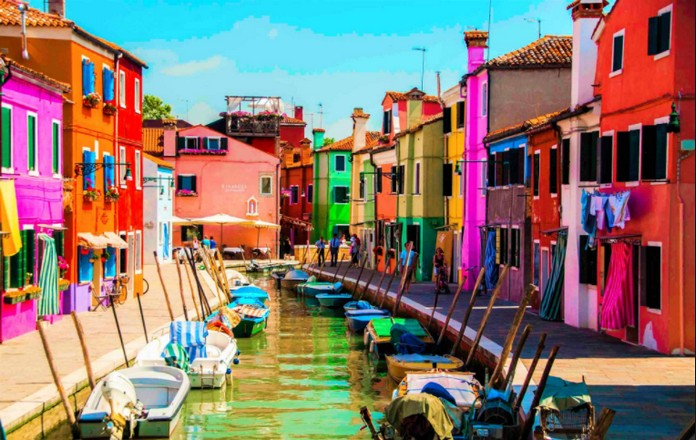
#> input picture Assets/img1.jpg, 696 x 440 px, given in place of the camera
$ python shape_detection_webcam.py
#> lines starting #> are read from the running program, lines starting #| are printed output that depends on the picture; after the words box and inside, x2 and y2 are one past the last pixel; in counts of white or black regions, pixels touching at a corner belong together
import cv2
import numpy as np

def empty(a):
    pass

def getgdContours(img,output_img):
    contours,hierachy =  cv2.findContours(img,cv2.RETR_EXTERNAL,cv2.CHAIN_APPROX_NONE)
    for cnt in contours:
        areaMin = cv2.getTrackbarPos('Min Area',windowName)
        areaMax = cv2.getTrackbarPos('Max Area',windowName)
        print(windowName)
        area = cv2.contourArea(cnt)
        if area > areaMin and area<= areaMax:
            cv2.drawContours(output_img,cnt,-1,(255,0,255),3)
            peri = cv2.arcLength(cnt,True)
            approx = cv2.approxPolyDP(cnt,.02*peri, True)
            x, y, w, h = cv2.boundingRect(approx)
            cv2.rectangle(output_frame, (x,y), (x+w,y+h), (0,255,0), 4)
            cv2.putText(output_frame,
                        "Area :" + str(int(area)),
                        (x+w+20,y+20),
                        cv2.FONT_HERSHEY_SIMPLEX,
                        .7,
                        (0,255,0))


# * Creating the Window
windowName = 'Shape Detection'        # Window Name
cv2.namedWindow(windowName)

# * Adding the Track pad
cv2.createTrackbar('Threshold 1',windowName,0,255,empty)
cv2.createTrackbar('Threshold 2',windowName,0,255,empty)
cv2.createTrackbar('Min Area',windowName,5000,30000,empty)
cv2.createTrackbar('Max Area',windowName,100000,100000,empty)

# * Creating the Webcam Instance
cam = cv2.VideoCapture(0)
# address = 'http://192.168.0.100:4747/video'
# cam.open(address)


# Start Video Rolling
while True:
    isTrue, frame = cam.read()              # Reading the Frames
#> frame is the input picture: shape (440, 696, 3); mean B, G, R 109, 119.4, 139.7

    output_frame = frame.copy()

    # Blurring the frame
    frameBlur = cv2.GaussianBlur(frame,(5,5),3)
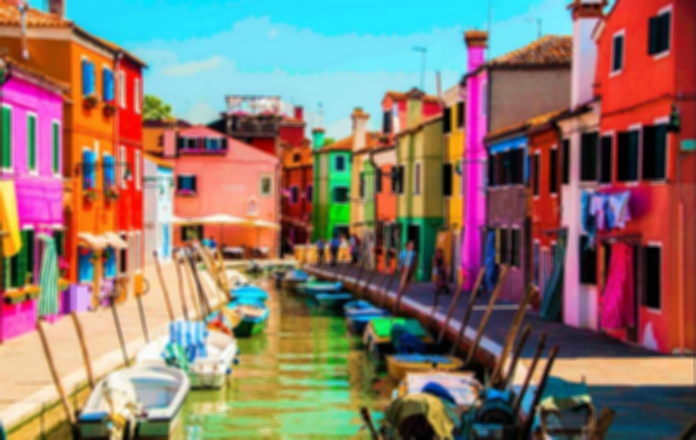
#> frameBlur: shape (440, 696, 3); mean B, G, R 109.1, 119.4, 139.8

    # converting into gray scale
    frameGray = cv2.cvtColor(frameBlur,cv2.COLOR_BGR2GRAY)
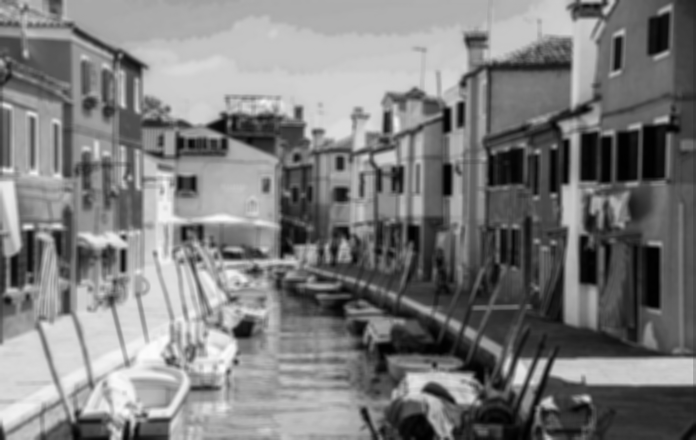
#> frameGray: shape (440, 696); min 0, max 252, mean 124.3

    # using of Canny
    threshold1 = cv2.getTrackbarPos('Threshold 1',windowName)
    threshold2 = cv2.getTrackbarPos('Threshold 2',windowName)
    frameCanny = cv2.Canny(frameGray,threshold1,threshold2)
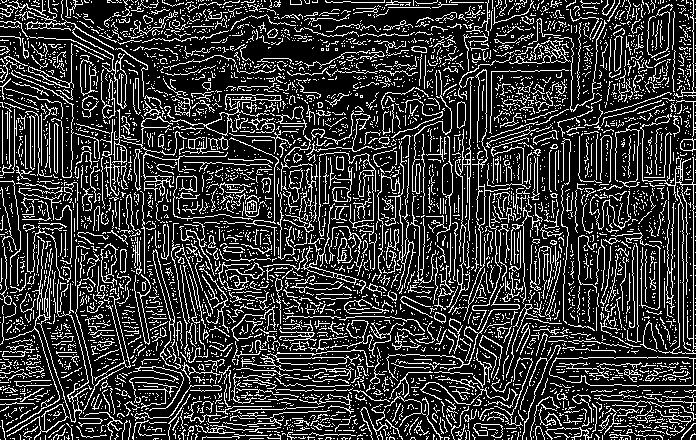
#> frameCanny: shape (440, 696); 21.3% white in thin lines or dots

    # diloation
    kernel = np.ones((5,5))
    frameDilate = cv2.dilate(frameCanny,kernel,iterations=1)
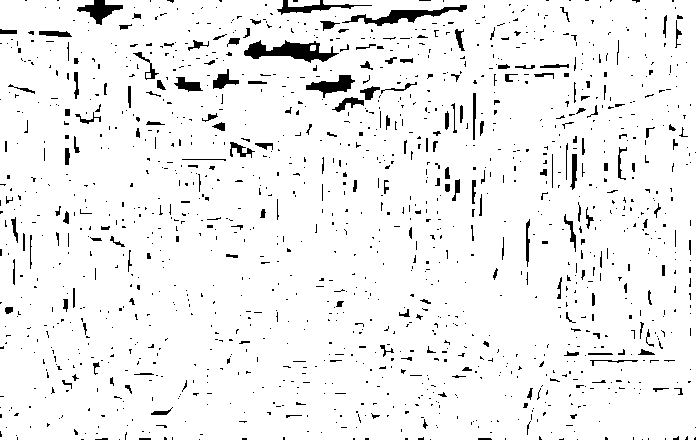
#> frameDilate: shape (440, 696); 94.5% white; 1376 black regions (1188 under 20 px)

    getgdContours(frameDilate,output_frame)
#> in getgdContours, `contours,hierachy =  cv2.findContours(img,cv2.RETR_EXTERNAL,cv2.CHAIN_..`: contours = 2 contours; box (x1, y1, x2, y2) and area: (0, 0, 696, 440) 303408, (288, 0, 320, 7) 152
#> in getgdContours, `area = cv2.contourArea(cnt)`: area = 152

    # Display
    cv2.imshow(windowName,output_frame)

    # Creating the Exit Pole
    if cv2.waitKey(1) & 0xFF == 27:
#> (key Esc is pressed here)
        break

cam.release()               # Releasing the instance
cv2.destroyAllWindows()     # Destroing the windows

$ run again, on Assets/Air_Canvas-clearmode.png
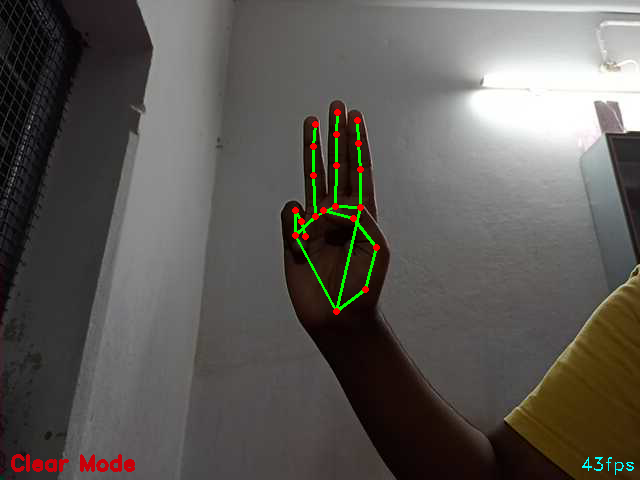
#> input picture Assets/Air_Canvas-clearmode.png, 640 x 480 px, given in place of the camera
#> frame is the input picture: shape (480, 640, 3); mean B, G, R 84.6, 89, 92.3
#> `frameCanny = cv2.Canny(frameGray,threshold1,threshold2)`:
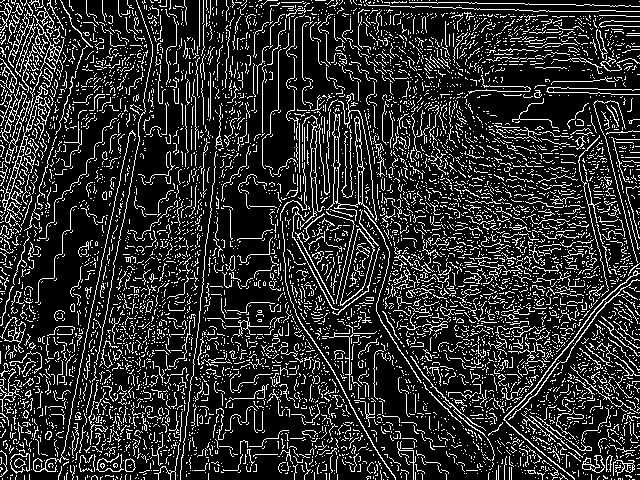
#> frameCanny: shape (480, 640); 17.7% white in thin lines or dots
#> `frameDilate = cv2.dilate(frameCanny,kernel,iterations=1)`:
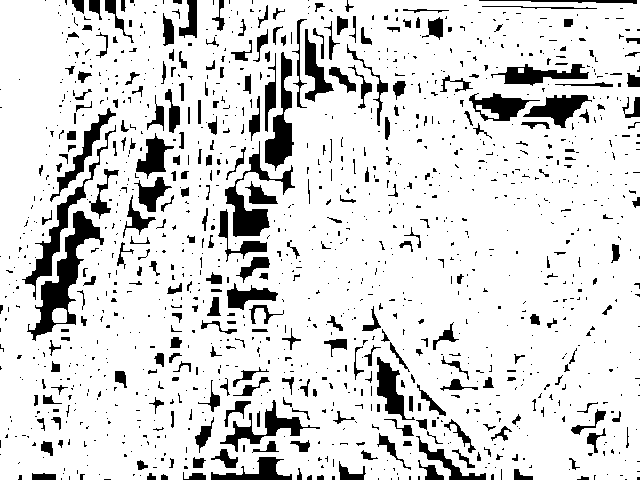
#> frameDilate: shape (480, 640); 85.7% white; 1268 black regions (976 under 20 px)
#> contours = 1 contour; box (x1, y1, x2, y2) and area: (0, 0, 640, 480) 300826
#> area = 300826
